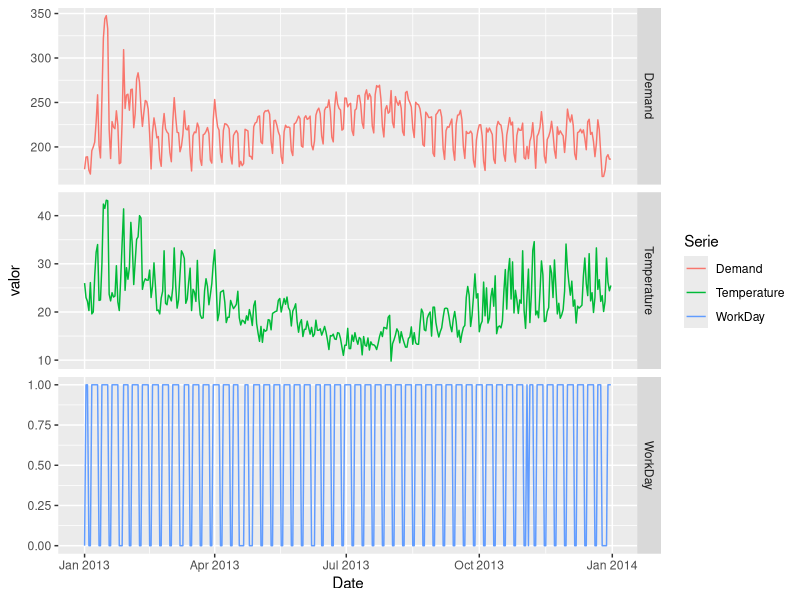
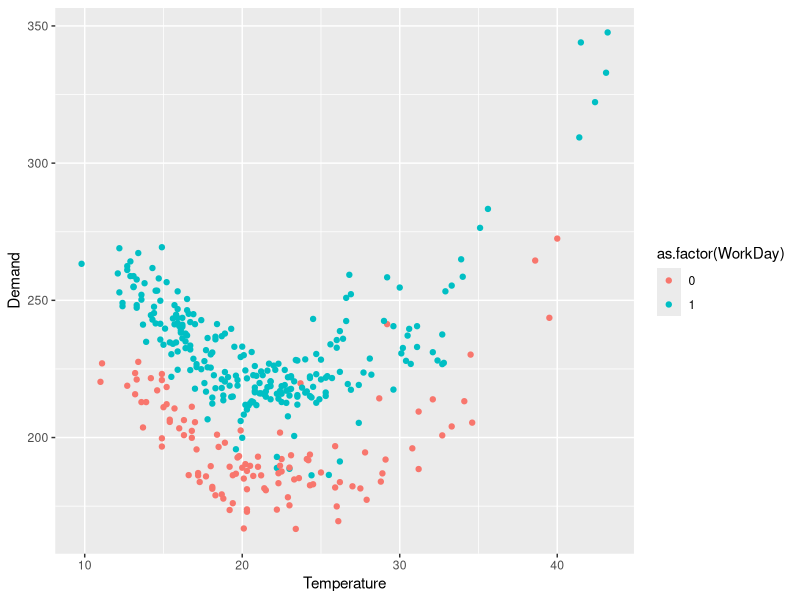

Here is the R script that generated these plots, in order: (Note: this script raises an error after producing the figures.)
## ---- chunk 1
library(forecast)
library(dplyr)
library(tidyr)
library(ggplot2)
## ---- chunk 2
elecdaily <- readr::read_csv("elecdaily.csv")
## ---- chunk 3
elecdaily %>%
  gather(Serie, valor, -Date) %>%
  ggplot(aes(x = Date, y = valor, color = Serie)) + 
  geom_line() + 
  facet_grid(Serie ~ ., scales = "free_y")
## ---- chunk 4
elecdaily %>%
  ggplot(aes(x = Temperature, y = Demand, color = as.factor(WorkDay))) + 
  geom_point()
## ---- chunk 5
elecdaily_train <- elecdaily[1:(365 - 7), ]
elecdaily_test <- elecdaily[(365 - 7 + 1):365, ]
## ---- chunk 6
library(caret)
library(recipes)

train_control <- trainControl(
  method = "timeslice", 
  initialWindow = 240, 
  horizon = 7
)

receita <- recipe(Demand ~ ., data = elecdaily_train) %>%
  step_rm(Date) %>%
  step_poly(Temperature, options = list(degree = 2, raw = TRUE)) %>%
  step_lag(Demand, lag = c(1:4))

modelo <- train(
  receita, 
  elecdaily_train,
  method = "lm",
  trControl = train_control
)

modelo
## ---- chunk 7
predito_caret <- predict(modelo, rbind(elecdaily_train, elecdaily_test))
RMSE_caret <- sqrt(mean((tail(predito_caret, 7) - elecdaily_test$Demand)^2))
RMSE_caret
## ---- chunk 8
xreg <- cbind(MaxTemp = elecdaily_train[, "Temperature"],
              MaxTempSq = elecdaily_train[, "Temperature"]^2,
              Workday = elecdaily_train[, "WorkDay"])
fit <- auto.arima(elecdaily_train[, "Demand"], xreg = xreg)
checkresiduals(fit)
## ---- chunk 9
xreg <- cbind(MaxTemp = elecdaily_test[, "Temperature"],
              MaxTempSq = elecdaily_test[, "Temperature"]^2,
              Workday = elecdaily_test[, "WorkDay"])

fcast <- forecast(fit, xreg = xreg)
autoplot(fcast) + ylab("Electicity demand (GW)")
predito_forecast <- fcast$mean %>% as.numeric()
RMSE_forecast <- sqrt(mean((predito_forecast - elecdaily_test$Demand)^2))
RMSE_forecast
